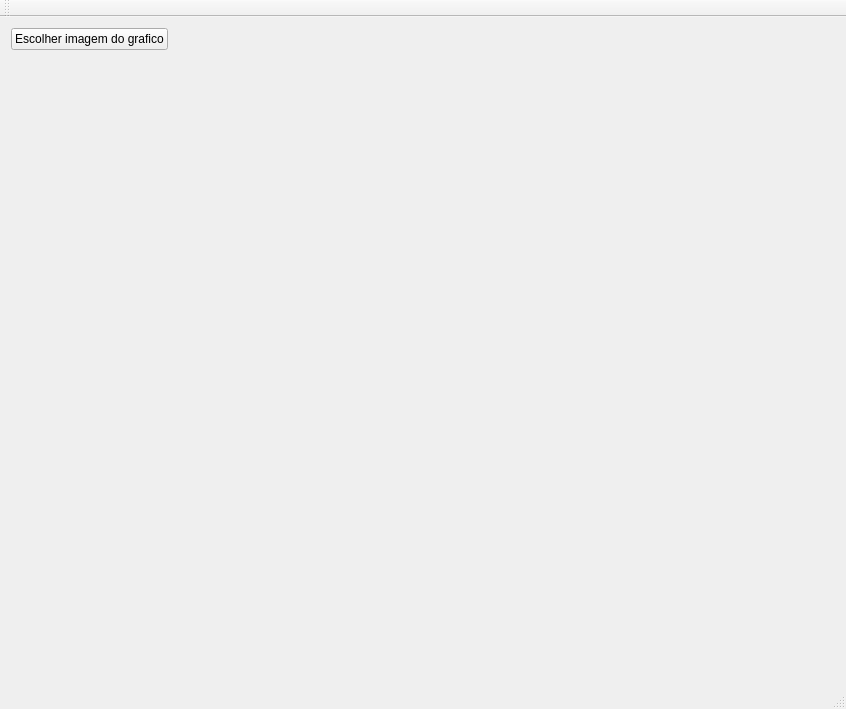
<?xml version="1.0" encoding="UTF-8"?>
<ui version="4.0">
 <class>MainWindow</class>
 <widget class="QMainWindow" name="MainWindow">
  <property name="geometry">
   <rect>
    <x>0</x>
    <y>0</y>
    <width>846</width>
    <height>709</height>
   </rect>
  </property>
  <property name="windowTitle">
   <string>MainWindow</string>
  </property>
  <widget class="QWidget" name="centralWidget">
   <layout class="QVBoxLayout" name="verticalLayout">
    <item>
     <layout class="QGridLayout" name="gridLayout">
      <item row="0" column="0">
       <widget class="QPushButton" name="btOpenImage">
        <property name="text">
         <string>Escolher imagem do grafico</string>
        </property>
       </widget>
      </item>
      <item row="0" column="1">
       <spacer name="horizontalSpacer">
        <property name="orientation">
         <enum>Qt::Horizontal</enum>
        </property>
        <property name="sizeHint" stdset="0">
         <size>
          <width>40</width>
          <height>20</height>
         </size>
        </property>
       </spacer>
      </item>
     </layout>
    </item>
    <item>
     <widget class="QWidget" name="canvasWidget" native="true">
      <property name="sizePolicy">
       <sizepolicy hsizetype="Preferred" vsizetype="Expanding">
        <horstretch>0</horstretch>
        <verstretch>0</verstretch>
       </sizepolicy>
      </property>
      <layout class="QVBoxLayout" name="canvasGraph"/>
     </widget>
    </item>
   </layout>
  </widget>
  <widget class="QMenuBar" name="menuBar">
   <property name="geometry">
    <rect>
     <x>0</x>
     <y>0</y>
     <width>846</width>
     <height>21</height>
    </rect>
   </property>
  </widget>
  <widget class="QToolBar" name="mainToolBar">
   <attribute name="toolBarArea">
    <enum>TopToolBarArea</enum>
   </attribute>
   <attribute name="toolBarBreak">
    <bool>false</bool>
   </attribute>
  </widget>
  <widget class="QStatusBar" name="statusBar"/>
 </widget>
 <layoutdefault spacing="6" margin="11"/>
 <resources/>
 <connections/>
</ui>
